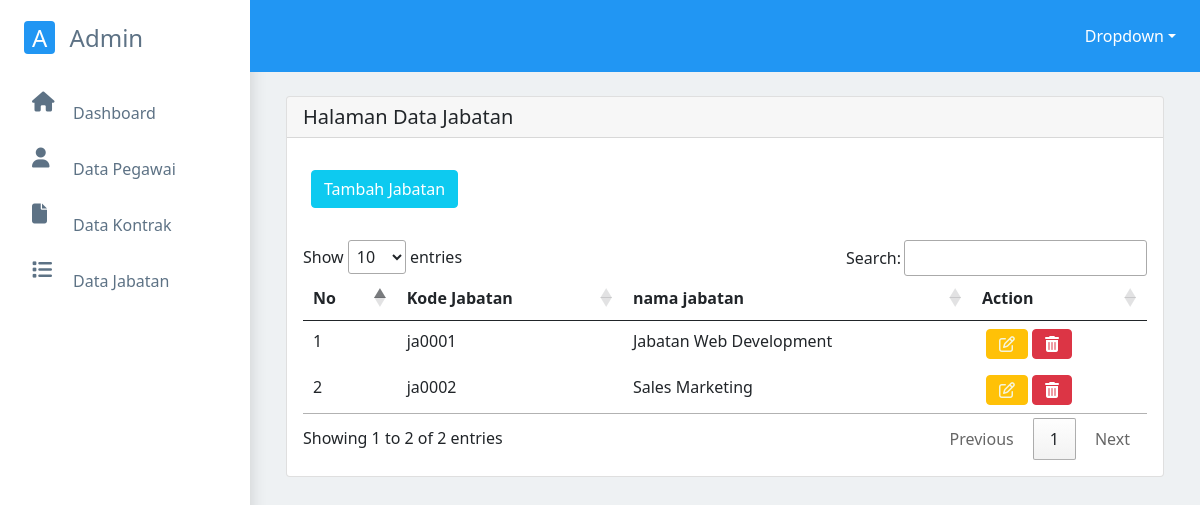
Screenshot of /index.php/admin/data_jabatan with the database file from the repository.
### tables this page shows
CREATE TABLE `tb_jabatan` (
  `id_jabatan` int(11) NOT NULL,
  `kode_jabatan` varchar(200) NOT NULL,
  `jabatan` varchar(200) NOT NULL
);

### application/controllers/Admin.php (called while the page is built, shortened)
<?php
class Admin extends CI_Controller {
	public function __construct()
	{
		 $this->load->model('model_pegawai', 'pegawai');
	}
	public function data_jabatan()
	{
		$data = array(
			'pegawai' => $this->pegawai->getAllJabatan()->result(),
			'title' =>  "Dashboard Admin",
		);
	   $this->load->view('template/header');
	   $this->load->view('content/data_jabatan', $data);
	}
}

### index.php (called while the page is built, shortened)
<?php
require_once BASEPATH.'core/CodeIgniter.php';

### application/models/Model_pegawai.php (called while the page is built, shortened)
<?php
class model_pegawai extends CI_model
{
   public function getAllJabatan()
   {
		$this->db->select('*');
		$this->db->from('tb_jabatan');
		return $this->db->get();
   }
}

### application/views/content/data_jabatan.php (the view, shortened to what this page needs)
<div class="row m-4">
	<div class="col-12 col-md-12">
		<div class="card">
			<h5 class="card-header mb-3">Halaman Data Jabatan</h5>
			<div class="p-3">
				<a href="<?= base_url('index.php/welcome/add_jabatan');?>" class="btn btn-info btn-block text-white mx-2" >Tambah Jabatan</a>
            </div>
			<div class=" card-body">
			<div class="box-body">
					<div class="table-responsive">
					<table class="table table-borderless" id="dataJabatan">
						<thead>
							<tr>
								<th>No</th>
								<th>Kode Jabatan</th>
								<th>nama jabatan</th>
								<th>Action</th>
							</tr>
						</thead>
						<tbody>
							<?php
							$no = 1;
							foreach ($pegawai as $u){
							?>
							<tr>
								<td><?=$no?></td>
								<td><?=$u->kode_jabatan?></td>
								<td><?=$u->jabatan?></td>
								<td class="d-flex">
									<a href="<?=base_url('index.php/welcome/edit_jabatan/'.$u->id_jabatan)?>" class="btn btn-warning fa fa-edit mx-1" style="color:beige;"></a>
									<a href="<?=base_url('index.php/admin/del_jabatan/'.$u->id_jabatan)?>" class="btn btn-danger fa fa-trash " onClick="return confirm('Yakin ingin menghapus ?')"></a>
								</td>
							</tr>
							<?php
								$no++;
								}
							?>
						</tbody>
					</table>
					</div>
			</div>
     	</div>
  	</div>
	</div>
      </div>
  </body>
</html>

### rows the page displays
tb_jabatan: kode_jabatan "ja0001", jabatan "Jabatan Web Development"
tb_jabatan: kode_jabatan "ja0002", jabatan "Sales Marketing"
